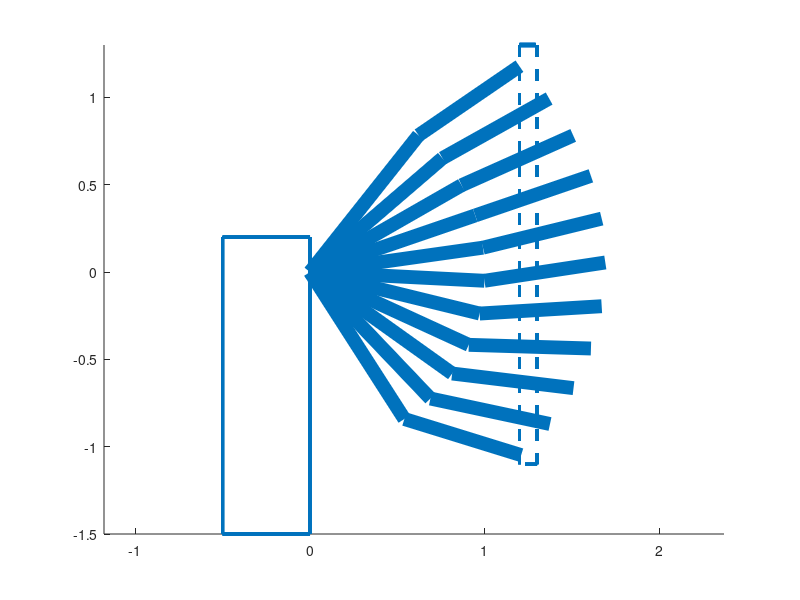

Write the MATLAB code that produced this figure.
close all;
% render arm in both poses
function draw_arm(js)
  % fprintf("draw_arm\n");
  % draw the base of the robot
  bulx = -0.5;
  buly = 0.2;
  blrx = 0;
  blry = -1.5;
  bw = 2;
  line([bulx, blrx], [buly, buly],'linewidth',bw);
  line([blrx, blrx], [buly, blry],'linewidth',bw);
  line([blrx, bulx], [blry, blry],'linewidth',bw);
  line([bulx, bulx], [buly, blry],'linewidth',bw);
  fs = 20;
  %text(bulx+0.2, buly-0.2, "cleaner-bot",'fontsize',fs);

  wulx = 1.2;
  wuly = 1.3;
  wlrx = 1.3;
  wlry = -1.1;
  ww = 3;
  line([wulx, wlrx], [wuly, wuly],'linestyle','--','linewidth',ww);
  line([wlrx, wlrx], [wuly, wlry],'linestyle','--','linewidth',bw);
  line([wlrx, wulx], [wlry, wlry],'linestyle','--','linewidth',bw);
  line([wulx, wulx], [wuly, wlry],'linestyle','--','linewidth',bw);


  l0 = 1.0;
  aw = 10; % arm width
  elbow_xy = [l0 * cos(js(1)), l0 * sin(js(1))];
  line([0,elbow_xy(1)],[0,elbow_xy(2)],'linewidth',aw);
  l1 = 0.7;
  wrist_xy = [elbow_xy(1) + l1 * cos(js(1)+js(2)),
              elbow_xy(2) + l1 * sin(js(1)+js(2))];
  line([elbow_xy(1),wrist_xy(1)],
       [elbow_xy(2),wrist_xy(2)],'linewidth',aw);
endfunction

js_start = [ 0.9, -0.3];
js_end   = [-1,  0.7];
figure;
for t=0:0.10:1
  draw_arm(js_start * (1-t) + js_end * t);
end
axis equal;
